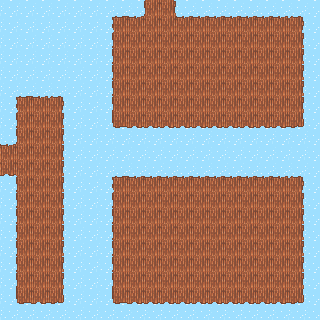

A 2D game scene composited from a Tiled map and its tileset images. What follows is a short description and the map's XML, with every tile layer's data as written:
An orthogonal 20x20 tile map with 16x16 px tiles, 2 tile layers (Walk, NotWalk) and 27 objects (11x Enemigo, 10x ObjInteract, 4x Transition, 2x Player).

<map version="1.10" tiledversion="1.10.2" orientation="orthogonal" renderorder="right-down" width="20" height="20" tilewidth="16" tileheight="16" infinite="0" nextlayerid="4" nextobjectid="30">
 <tileset firstgid="1" source="../../../tileset/Tileset completo.tsx" />
 <layer id="1" name="Walk" width="20" height="20">
  <data encoding="csv">
0,0,0,0,0,0,0,0,0,300,302,0,0,0,0,0,0,0,0,0,
0,272,273,273,273,273,273,272,273,301,301,273,273,273,273,273,273,273,274,0,
0,300,301,301,301,301,301,300,301,301,301,301,301,301,301,301,301,301,302,0,
0,300,301,301,301,301,301,300,301,301,301,301,301,301,301,301,301,301,302,0,
0,300,301,301,301,301,301,300,301,301,301,301,301,301,301,301,301,301,302,0,
0,300,301,301,301,301,301,300,301,301,301,301,301,301,301,301,301,301,302,0,
0,272,273,274,301,301,301,300,301,301,301,301,301,301,301,301,301,301,302,0,
0,300,301,302,301,301,301,328,329,329,329,329,329,329,329,329,329,329,330,0,
0,300,301,302,301,301,301,301,301,301,301,301,301,301,301,301,301,301,302,0,
273,301,301,302,301,301,301,301,301,301,301,301,301,301,301,301,301,301,302,0,
329,301,301,302,301,301,301,301,301,301,301,301,301,301,301,301,301,301,302,0,
0,300,301,302,301,301,301,272,273,273,273,273,273,273,273,273,273,273,274,0,
0,300,301,302,301,301,301,300,301,301,301,301,301,301,301,301,301,301,302,0,
0,300,301,302,301,301,301,300,301,301,301,301,301,301,301,301,301,301,302,0,
0,300,301,302,301,301,301,300,301,301,301,301,301,301,301,301,301,301,302,0,
0,300,301,302,301,301,301,300,301,301,301,301,301,301,301,301,301,301,302,0,
0,300,301,302,301,301,301,300,301,301,301,301,301,301,301,301,301,301,302,0,
0,300,301,302,301,301,301,300,301,301,301,301,301,301,301,301,301,301,302,0,
0,328,329,330,329,329,329,328,329,329,329,329,329,329,329,329,329,329,330,0,
0,0,0,0,0,0,0,0,0,0,0,0,0,0,0,0,0,0,0,0
</data>
 </layer>
 <layer id="2" name="NotWalk" width="20" height="20">
  <data encoding="csv">
387,387,387,387,387,387,387,387,387,0,0,387,387,387,387,387,387,387,387,387,
387,387,387,387,387,387,387,0,0,0,0,0,0,0,0,0,0,0,0,387,
387,387,387,387,387,387,387,0,0,0,0,0,0,0,0,0,0,0,0,387,
387,387,387,387,387,387,387,0,0,0,0,0,0,0,0,0,0,0,0,387,
387,387,387,387,387,387,387,0,0,0,0,0,0,0,0,0,0,0,0,387,
387,387,387,387,387,387,387,0,0,0,0,0,0,0,0,0,0,0,0,387,
387,0,0,0,387,387,387,0,0,0,0,0,0,0,0,0,0,0,0,387,
387,0,0,0,387,387,387,0,0,0,0,0,0,0,0,0,0,0,0,387,
387,0,0,0,387,387,387,387,387,387,387,387,387,387,387,387,387,387,387,387,
0,0,0,0,387,387,387,387,387,387,387,387,387,387,387,387,387,387,387,387,
0,0,0,0,387,387,387,387,387,387,387,387,387,387,387,387,387,387,387,387,
387,0,0,0,387,387,387,0,0,0,0,0,0,0,0,0,0,0,0,387,
387,0,0,0,387,387,387,0,0,0,0,0,0,0,0,0,0,0,0,387,
387,0,0,0,387,387,387,0,0,0,0,0,0,0,0,0,0,0,0,387,
387,0,0,0,387,387,387,0,0,0,0,0,0,0,0,0,0,0,0,387,
387,0,0,0,387,387,387,0,0,0,0,0,0,0,0,0,0,0,0,387,
387,0,0,0,387,387,387,0,0,0,0,0,0,0,0,0,0,0,0,387,
387,0,0,0,387,387,387,0,0,0,0,0,0,0,0,0,0,0,0,387,
387,0,0,0,387,387,387,0,0,0,0,0,0,0,0,0,0,0,0,387,
387,387,387,387,387,387,387,387,387,387,387,387,387,387,387,387,387,387,387,387
</data>
 </layer>
 <objectgroup id="3" name="Obj">
  <object id="3" name="FlonkN" type="Player" x="152" y="26">
   <point />
  </object>
  <object id="18" name="FlonkW" type="Player" x="24" y="172.833">
   <point />
  </object>
  <object id="1" name="Enganche" type="ObjInteract" x="153" y="204.5">
   <point />
  </object>
  <object id="5" name="Enganche" type="ObjInteract" x="153.167" y="107.167">
   <point />
  </object>
  <object id="6" name="Enganche" type="ObjInteract" x="138" y="267">
   <point />
  </object>
  <object id="7" name="Enganche" type="ObjInteract" x="39.5" y="267.5">
   <point />
  </object>
  <object id="2" name="Termita" type="Enemigo" x="168.5" y="237">
   <point />
  </object>
  <object id="9" name="Termita" type="Enemigo" x="187.5" y="285.5">
   <point />
  </object>
  <object id="10" name="TermitaTronco" type="Enemigo" x="232" y="252">
   <point />
  </object>
  <object id="11" name="Termita" type="Enemigo" x="283" y="299.5">
   <point />
  </object>
  <object id="12" name="Termita" type="Enemigo" x="219.5" y="203.5">
   <point />
  </object>
  <object id="13" name="Termita" type="Enemigo" x="213" y="108.5">
   <point />
  </object>
  <object id="14" name="Termita" type="Enemigo" x="121.5" y="76.5">
   <point />
  </object>
  <object id="15" name="TermitaTronco" type="Enemigo" x="199.5" y="60.5">
   <point />
  </object>
  <object id="16" name="Termita" type="Enemigo" x="265.5" y="43.5">
   <point />
  </object>
  <object id="17" name="Termita" type="Enemigo" x="263" y="73.5">
   <point />
  </object>
  <object id="8" name="Termita" type="Enemigo" x="276.5" y="206">
   <point />
  </object>
  <object id="4" name="TransitionN" type="Transition" x="168.333" y="12">
   <properties>
    <property name="nextMap" value="resources/maps/niveles/nivel02/dentro/mapaN2_08_dentro.tmx" />
   </properties>
   <point />
  </object>
  <object id="20" name="TransitionN" type="Transition" x="151.5" y="8.16667">
   <properties>
    <property name="nextMap" value="resources/maps/niveles/nivel02/dentro/mapaN2_08_dentro.tmx" />
   </properties>
   <point />
  </object>
  <object id="19" name="TransitionW" type="Transition" x="9.33333" y="154.833">
   <properties>
    <property name="nextMap" value="resources/maps/niveles/nivel02/dentro/mapaN2_10_dentro.tmx" />
   </properties>
   <point />
  </object>
  <object id="21" name="TransitionW" type="Transition" x="7.33333" y="171.333">
   <properties>
    <property name="nextMap" value="resources/maps/niveles/nivel02/dentro/mapaN2_10_dentro.tmx" />
   </properties>
   <point />
  </object>
  <object id="22" name="Arbusto" type="ObjInteract" x="21.4922" y="103.944">
   <properties>
    <property name="loot" type="int" value="0" />
   </properties>
   <point />
  </object>
  <object id="23" name="Arbusto" type="ObjInteract" x="35.9507" y="103.944">
   <properties>
    <property name="loot" type="int" value="0" />
   </properties>
   <point />
  </object>
  <object id="24" name="Arbusto" type="ObjInteract" x="52.7537" y="104.335">
   <properties>
    <property name="loot" type="int" value="0" />
   </properties>
   <point />
  </object>
  <object id="27" name="Arbusto" type="ObjInteract" x="22.6646" y="121.529">
   <properties>
    <property name="loot" type="int" value="0" />
   </properties>
   <point />
  </object>
  <object id="28" name="Arbusto" type="ObjInteract" x="38.2953" y="124.264">
   <properties>
    <property name="loot" type="int" value="0" />
   </properties>
   <point />
  </object>
  <object id="29" name="Arbusto" type="ObjInteract" x="54.3168" y="121.92">
   <properties>
    <property name="loot" type="int" value="0" />
   </properties>
   <point />
  </object>
 </objectgroup>
</map>
